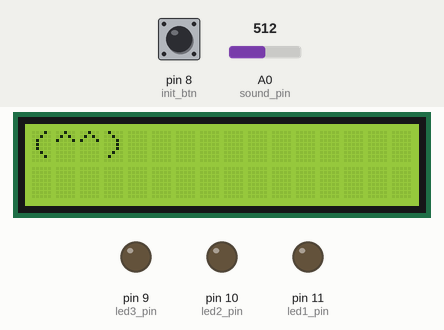
A sketch run on a simulated Arduino Uno, built with avr-gcc and run on an emulated ATmega328P. Shown: 16×2 character LCD, output pins drawn as LEDs (lit = HIGH). The inputs (shaded band) are chosen by the test bench; at power-on: A0 (sound_pin) = 512, pin 8 (init_btn) LOW.

Above: at 1.2 s.
1.3 s: A0 (sound_pin) set to 1004
2.8 s: A0 (sound_pin) set to 1023
At 2.9 s:
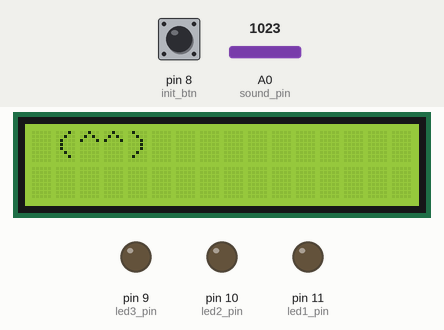
At 6.6 s:
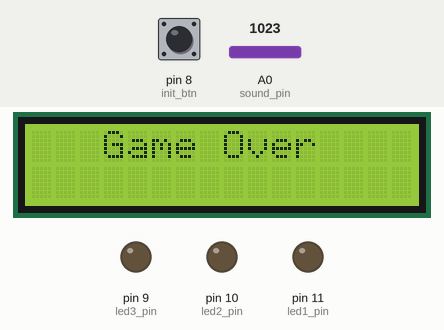
Timing chart, 0 to 8.1 s (numbered marks = the images above; inputs shaded):
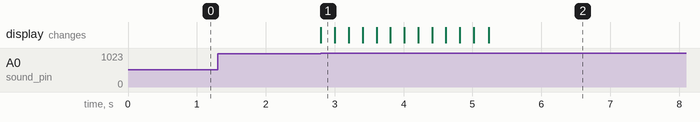

The sketch:

sound_quiz_plus_181207.ino
```cpp
#include <Wire.h>
#include <LiquidCrystal_I2C.h>

LiquidCrystal_I2C lcd(0x27, 16, 2);

int sound_pin = A0;
int led1_pin = 11;
int led2_pin = 10;
int led3_pin = 9;
int init_btn = 8;
int count = 0;
int count2 = 0;

void setup() {
  // put your setup code here, to run once:
  Serial.begin(9600);
  pinMode(led1_pin, OUTPUT);
  pinMode(led2_pin, OUTPUT);
  pinMode(led3_pin, OUTPUT);
  pinMode(init_btn, INPUT);

  lcd.begin();
  lcd.backlight();
  lcd.print("(^^)");
}

void loop() {
  // put your main code here, to run repeatedly:
  int sound_value = analogRead(sound_pin);

  if(sound_value >= 1023){
    ++count;
  }
  if(count >= 5 && count2 < 12){
    lcd.scrollDisplayRight();
    delay(200);
    count = 0;
    ++count2;
  }

  if(count2 == 12){
    lcd.clear();
    lcd.print("   Game Over   ");
    delay(1000);
  }
  if(digitalRead(init_btn) == HIGH){
    count = 0;
  }
}
```

Measured:
- after the input at 1.3 s, every drawn part: stays the same
- after the input at 2.8 s, the display: changes at once (image 1)
